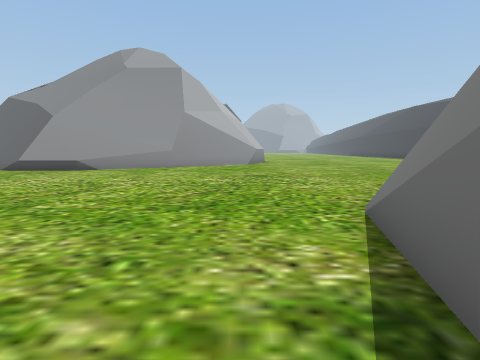
View 1 (above)

19 first-person views from a walk through a 3-D level made in the Unity game engine. The camera is 1.4 m above the floor, tilts 6° down and sees 80° across. The floor is counted in squares, 2 m on a side. Each view is taken from the middle of a square. On the plan, view 1 faces up. The plan holds only what a view shows up to about 10 squares ahead; the rest is blank. The place goes on beyond the plan.

View 2
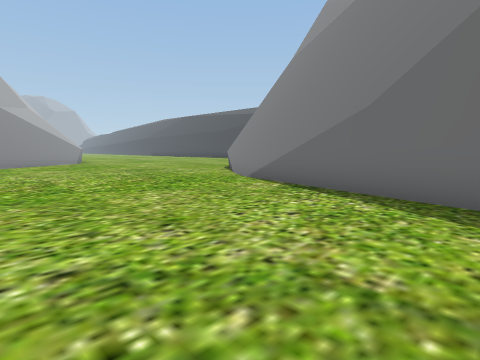

View 3
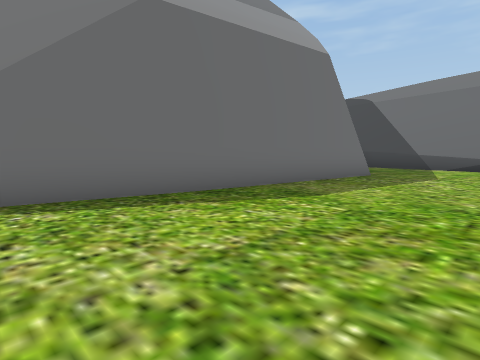

View 4
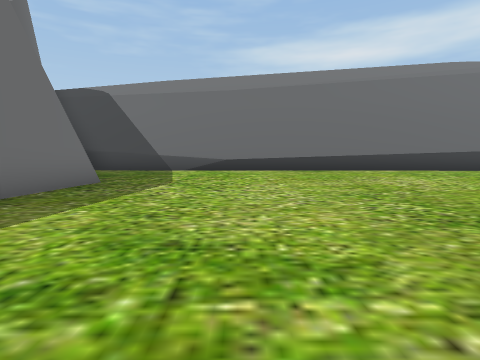

View 5
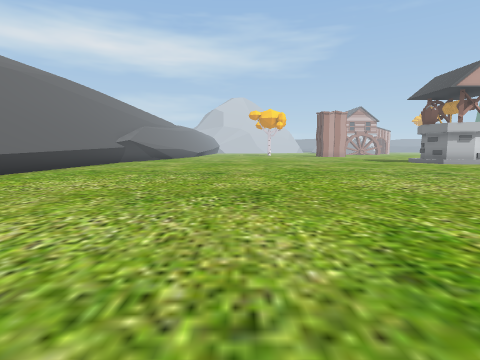

View 6
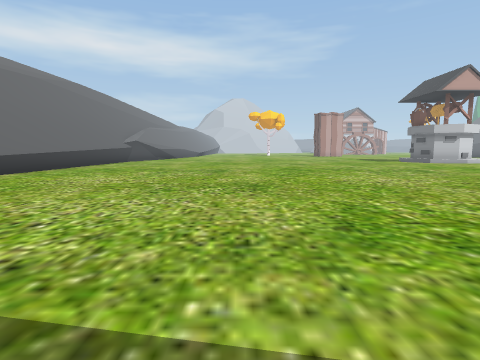

View 7
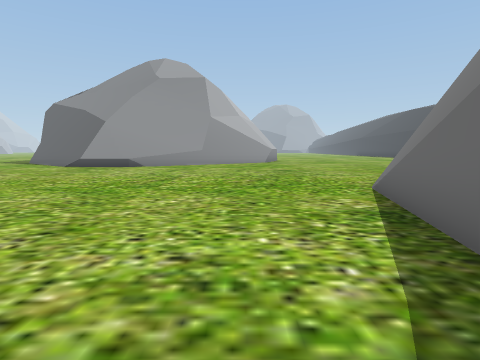

View 8
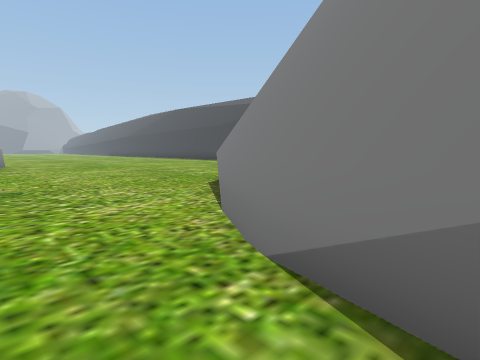

View 9
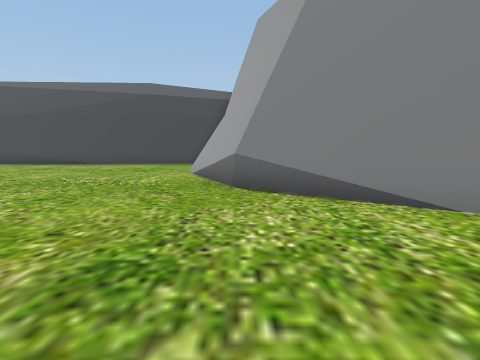

View 10
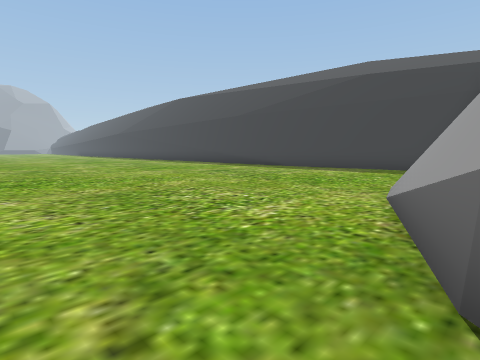

View 11
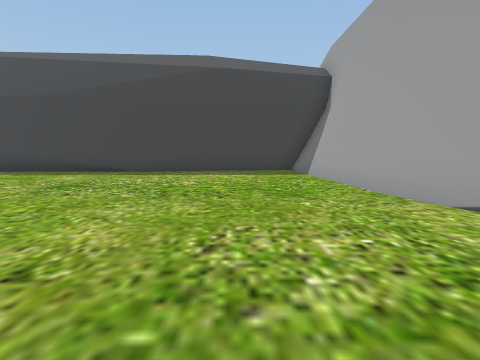

View 12
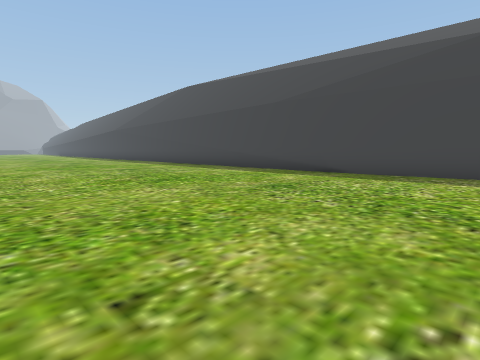

View 13
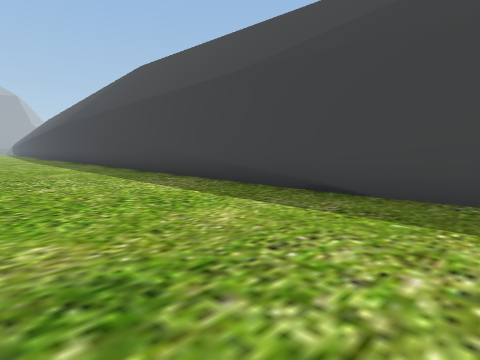

View 14
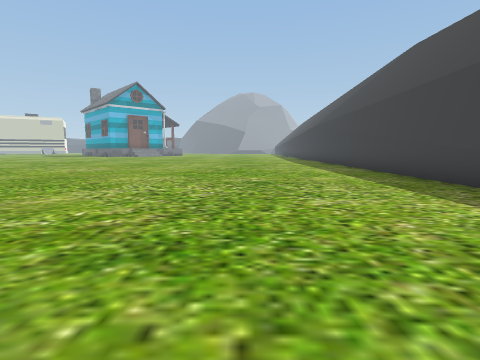

View 15
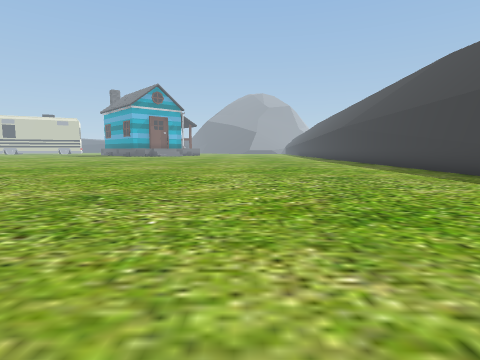

View 16
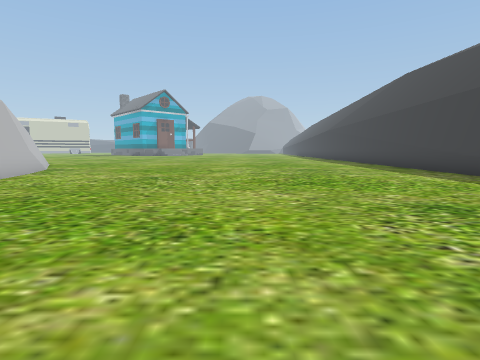

View 17
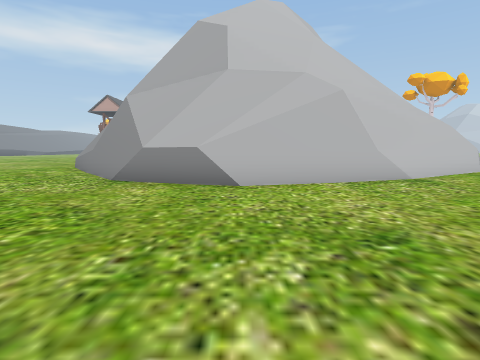

View 18
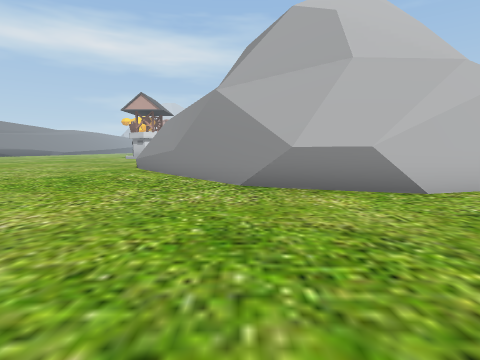

View 19
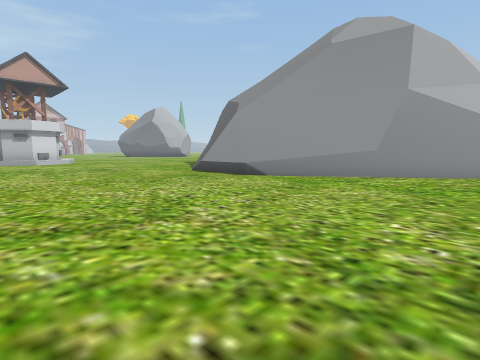

### Floor plan
Points are (right, up) in squares from view 1. A wall is a line through its corners. A room is listed if a view was taken in it or the views show most of it. See-through windows are left out.
Room 1 (views 1, 2, 3, 4, 5, 6, 7, 8, 9, 10, 11, 12, 13, 14, 15, 16, 17, 18, 19)
walls: (2.4, 4.8) (4.4, 7.1) (9.5, 8.4); (-2.9, 12) (-5.9, 10) (-7.4, 10); (-2.8, 12.1) (-3.4, 11.8); (-4.1, 10.9) (-5.8, 9.8); (1.9, 3) (4.4, 7.1) (6.9, 8.2); (-5.4, 9.9) (-8.1, 9.8); (0.9, 1.4) (1.8, 3.4); (1, 1.2) (2, 3.2); (0.9, 15) (0.4, 14); (-7.6, 9.8) (-8.1, 10.1); (8.9, 8.5) (14.1, 9) (13.3, 16.1); (1.6, 17) (0.8, 14.8) (-5.5, 9.9); (9.3, 8.3) (12.2, 8.6); (0.3, 20.3) (1.4, 16.2); (0.1, 21) (0.7, 19.4); (-0.7, -5.8) (1.3, 2.6); (13.3, 15.5) (13.5, 25.1); (-0.9, -8) (0.2, -2.9); (-2.9, 25.1) (0.3, 20.2); (-12.1, -11.5) (1.4, -11.9)
low walls: (1.6, 3.5) (2.3, 4.5); (1.7, 3.2) (3.7, 6.4); (-4.8, 10.2) (-5.4, 9.9); (-5.1, 10) (-5.4, 9.9); (5.5, 7.6) (9, 8.5); (0.7, 14.5) (-5, 10); (7.1, 8.2) (8.4, 8.5); (0.7, 19.5) (1.5, 16.7); (-2.2, 24.5) (0.2, 20.7)

Where each view was taken, in squares from view 1:
view 1: 0 up, 0 right, facing up
view 2: 2 down, 4 left, facing up-right
view 3: 0 up, 4 left, facing down-right
view 4: 2 down, 4 left, facing down
view 5: 5 down, 2 left, facing left
view 6: 5 down, 1 left, facing left
view 7: 2 down, 1 left, facing up
view 8: 2 up, 0 right, facing up-right
view 9: 7 up, 1 left, facing right
view 10: 7 up, 3 right, facing up-right
view 11: 11 up, 4 right, facing right
view 12: 11 up, 5 right, facing up-right
view 13: 13 up, 9 right, facing up-right
view 14: 15 up, 9 right, facing up
view 15: 14 up, 7 right, facing up
view 16: 11 up, 7 right, facing up
view 17: 17 up, 7 right, facing left
view 18: 14 up, 6 right, facing left
view 19: 4 up, 0 right, facing up-left
